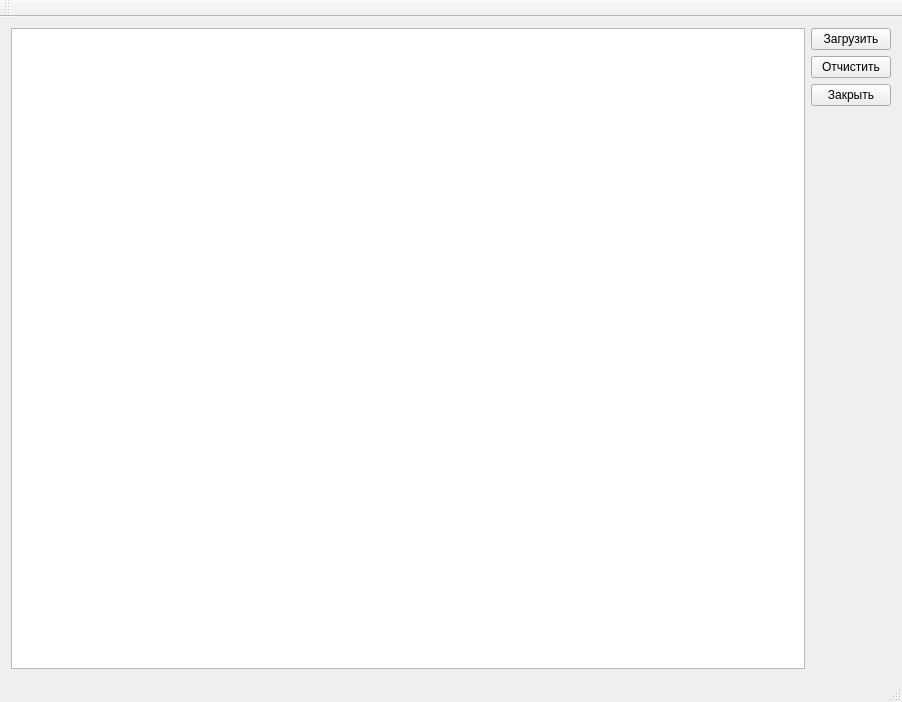
<?xml version="1.0" encoding="UTF-8"?>
<ui version="4.0">
 <class>MainWindow</class>
 <widget class="QMainWindow" name="MainWindow">
  <property name="geometry">
   <rect>
    <x>0</x>
    <y>0</y>
    <width>902</width>
    <height>702</height>
   </rect>
  </property>
  <property name="windowTitle">
   <string>Xml parser</string>
  </property>
  <widget class="QWidget" name="centralWidget">
   <layout class="QHBoxLayout" name="horizontalLayout">
    <item>
     <widget class="QTableView" name="tableView"/>
    </item>
    <item>
     <layout class="QVBoxLayout" name="verticalLayout">
      <item>
       <widget class="QPushButton" name="loadButton">
        <property name="text">
         <string>Загрузить</string>
        </property>
       </widget>
      </item>
      <item>
       <widget class="QPushButton" name="clearButton">
        <property name="toolTipDuration">
         <number>-3</number>
        </property>
        <property name="layoutDirection">
         <enum>Qt::LeftToRight</enum>
        </property>
        <property name="text">
         <string>Отчистить</string>
        </property>
       </widget>
      </item>
      <item>
       <widget class="QPushButton" name="closeButton">
        <property name="text">
         <string>Закрыть</string>
        </property>
       </widget>
      </item>
      <item>
       <spacer name="verticalSpacer">
        <property name="orientation">
         <enum>Qt::Vertical</enum>
        </property>
        <property name="sizeHint" stdset="0">
         <size>
          <width>20</width>
          <height>40</height>
         </size>
        </property>
       </spacer>
      </item>
     </layout>
    </item>
   </layout>
  </widget>
  <widget class="QMenuBar" name="menuBar">
   <property name="geometry">
    <rect>
     <x>0</x>
     <y>0</y>
     <width>902</width>
     <height>26</height>
    </rect>
   </property>
  </widget>
  <widget class="QToolBar" name="mainToolBar">
   <attribute name="toolBarArea">
    <enum>TopToolBarArea</enum>
   </attribute>
   <attribute name="toolBarBreak">
    <bool>false</bool>
   </attribute>
  </widget>
  <widget class="QStatusBar" name="statusBar"/>
 </widget>
 <layoutdefault spacing="6" margin="11"/>
 <resources/>
 <connections/>
</ui>
